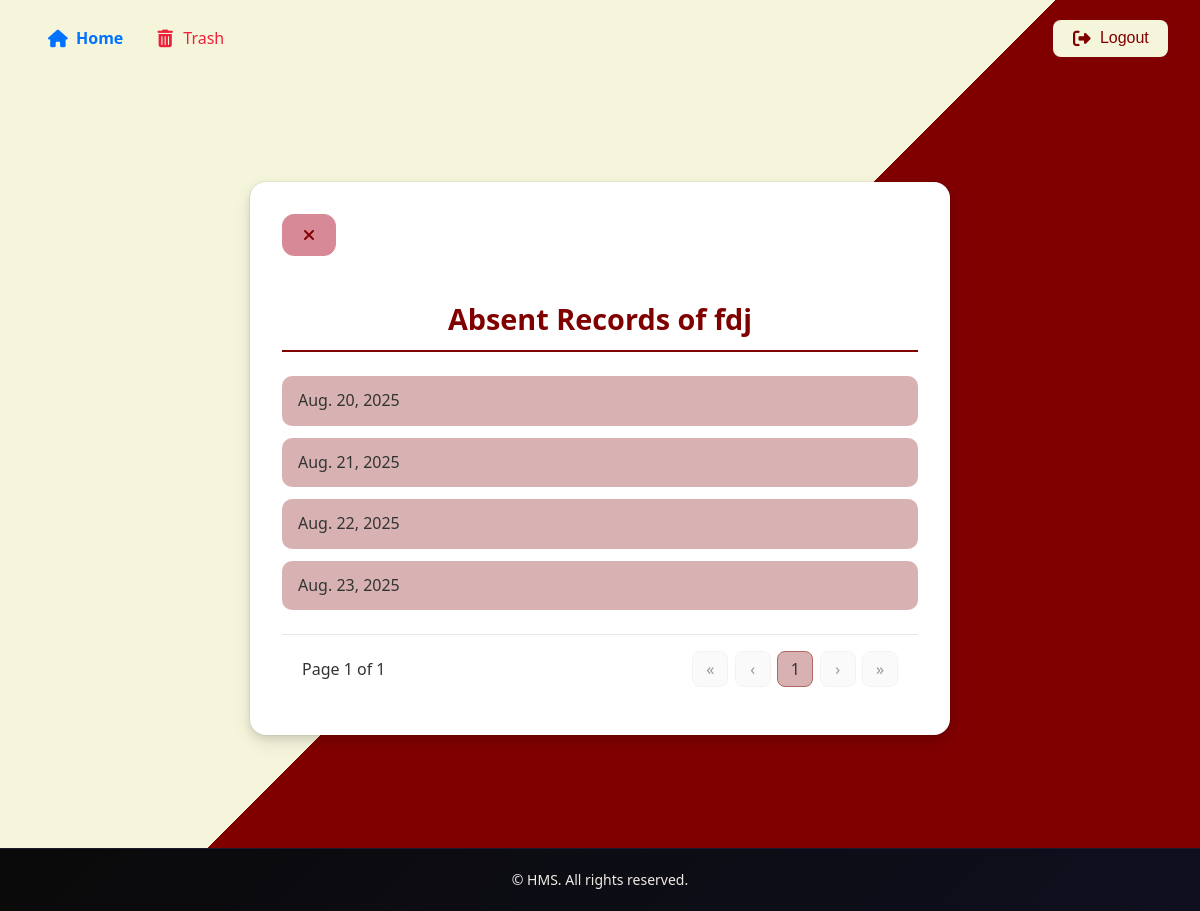
Page /days/4/ (signed in) on the earlier database version.
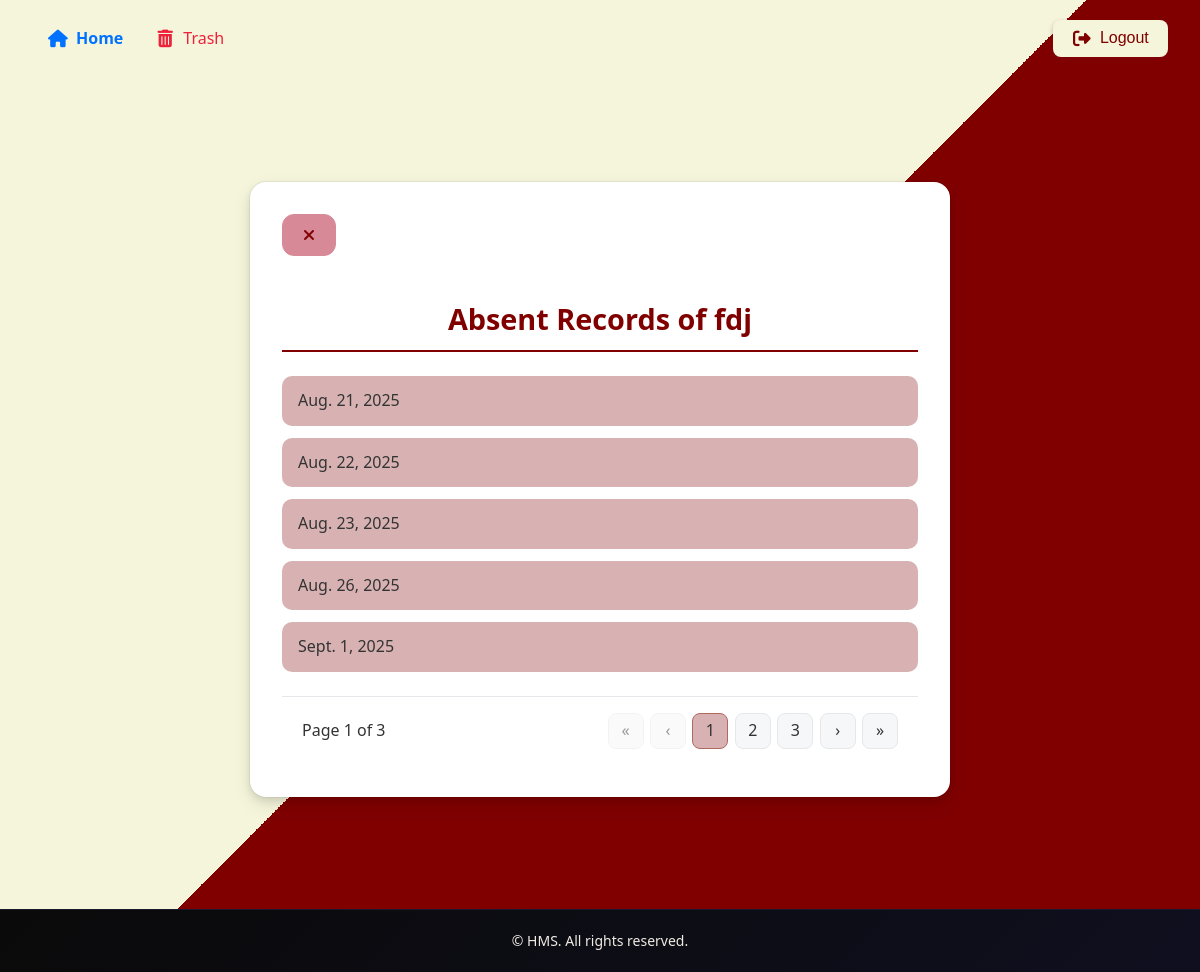
Same page on the later database version.
### hostel/models.py (models this page shows, shortened)
class Attendance(models.Model):
    date = models.ForeignKey(AttendanceDate,on_delete=models.CASCADE)
    name = models.ForeignKey(Student,on_delete=models.CASCADE)
    class Meta:
        unique_together = ('date','name')

class AttendanceDate(models.Model):
    date = models.DateField(unique=True)
    MONTH_CHOICES = [
        ('January', 'January'),
        ('February', 'February'),
        ('March', 'March'),
        ('April', 'April'),
        ('May', 'May'),
        ('June', 'June'),
        ('July', 'July'),
        ('August', 'August'),
        ('September', 'September'),
        ('October', 'October'),
        ('November', 'November'),
        ('December', 'December'),
    ]
    month = models.CharField(max_length=10,choices=MONTH_CHOICES)
    year = models.IntegerField()

### hostel/views.py (the view)
# urls.py: path('days/<int:student_id>/',views.absent_records,name='absent_records'),
@group_required('warden', login_url='access_denied')
def absent_records(request, student_id):
    student = get_object_or_404(Student,id=student_id)
    absences = Attendance.objects.filter(name=student).select_related('date').order_by('date__date')
    paginator = Paginator(absences,5)
    page_number = request.GET.get('page')
    page_obj = paginator.get_page(page_number)
    return render(request,"hostel/absent_days.html",{'student':student,'page_obj':page_obj})

### hostel/context_processors.py (called while the page is built)
def group_processor(request):
    if request.user.is_authenticated:
        is_warden_group = request.user.groups.filter(name='warden').exists()
        is_secretary_group = request.user.groups.filter(name='secretary').exists()  # Adjust as needed
    else:
        is_warden_group = False
        is_secretary_group = False
    return {
        'is_warden_group': is_warden_group,
        'is_secretary_group': is_secretary_group,
    }

### hostel/templates/hostel/absent_days.html (shortened to what this page needs)
{% extends 'hostel/base.html' %}
{% load static %}
{% block style %}
<link rel="stylesheet" href="{% static 'styles/absent_days.css' %}">
{% endblock %}
{% block content %}
<section class="main">
    <div class="main-body">
        <div class="header-links">
            <a href="#" class="icon-close" title="Close" id="close">
                <i class="fas fa-times"></i>
            </a>
        </div>
        <h1>Absent Records of {{ student.name }}</h1>
        <ul>
            {% for absence in page_obj %}
                <li>{{ absence.date.date }}</li>
            {% endfor %}
        </ul>
        <nav class="pagination" role="navigation" aria-label="Pagination">
            <div class="muted-small">
                <span>Page {{ page_obj.number }} of {{ page_obj.paginator.num_pages }}</span>
            </div>
            <div class="pager">
                {% if page_obj.has_previous %}
                    <a href="?page=1&{{ query_params.urlencode }}" class="page-btn" aria-label="First page">«</a>
                    <a href="?page={{ page_obj.previous_page_number }}&{{ query_params.urlencode }}" class="page-btn" aria-label="Previous page">‹</a>
                {% else %}
                    <span class="page-btn" disabled>«</span>
                    <span class="page-btn" disabled>‹</span>
                {% endif %}
                {% for num in page_obj.paginator.page_range %}
                    {% if page_obj.number == num %}
                        <span class="page-btn current" aria-current="page">{{ num }}</span>
                    {% else %}
                        <a href="?page={{ num }}&{{ query_params.urlencode }}" class="page-btn" aria-label="Page {{ num }}">{{ num }}</a>
                    {% endif %}
                {% endfor %}
                {% if page_obj.has_next %}
                    <a href="?page={{ page_obj.next_page_number }}&{{ query_params.urlencode }}" class="page-btn" aria-label="Next page">›</a>
                    <a href="?page={{ page_obj.paginator.num_pages }}&{{ query_params.urlencode }}" class="page-btn" aria-label="Last page">»</a>
                {% else %}
                    <span class="page-btn" disabled>›</span>
                    <span class="page-btn" disabled>»</span>
                {% endif %}
            </div>
        </nav>
    </div>
</section>
{% endblock %}

Differences in the rows shown:
removed Attendance: date "Aug. 20, 2025"
added Attendance: date "Aug. 26, 2025"
added Attendance: date "Sept. 1, 2025"
Other differences:
{{ page_obj.paginator.num_pages }}: "1" → "3"
new list line: "2"
new list line: "3"
